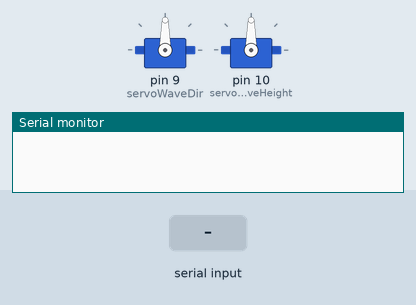
This sketch was run on a simulated Arduino Uno, built with avr-gcc and run on an emulated ATmega328P. Shown: 2 × servo, the last lines printed to the serial monitor. The test bench sets the inputs (shaded band).

Above: at 1.2 s.
1.3 s: "5\n" received over Serial
At 2.31 s:
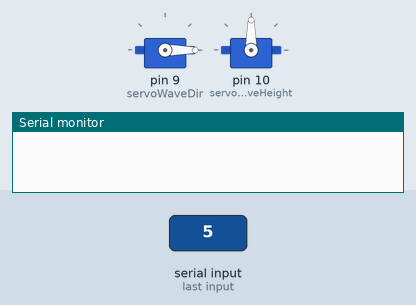
At 3.3 s:
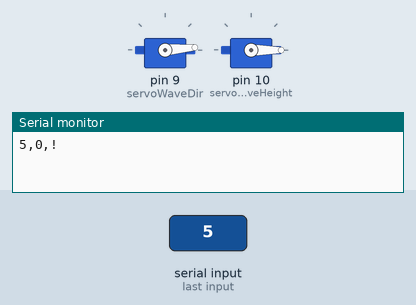
4.3 s: "90,45\n" received over Serial
At 4.91 s:
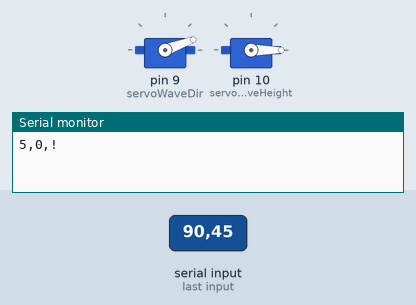
7.3 s: "30,150\n" received over Serial
16.3 s: "90\n" received over Serial
Timing chart, 0 to 23.3 s (numbered marks = the images above; inputs shaded):
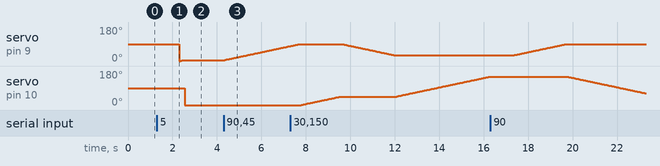

The sketch:

servo.ino
```cpp
#include <Servo.h>

Servo servoWaveDir;
Servo servoWaveHeight;

int waveDir = 0;
int waveHeight = 0;

void setup() {
  Serial.begin(9600);
  servoWaveDir.attach(9);
  servoWaveHeight.attach(10);
}

void loop() {
  if(Serial.available() > 0)
  {
    int tempWaveDir = Serial.parseInt();
    int tempWaveHeight = Serial.parseInt();

    moveWaveDir(tempWaveDir);
    moveWaveHeight(tempWaveHeight);

    Serial.print(waveDir);
    Serial.print(",");
    Serial.print(waveHeight);
    Serial.print(",");
    Serial.print("!");
  }
}

void moveWaveDir(int target)
{
  if(target >= waveDir)
  {
    for(int i=waveDir;i<=target;i++)
    {
      servoWaveDir.write(i);
      delay(40);
    }

  }else{
    for(int i=waveDir;i>=target;i--)
    {
      servoWaveDir.write(i);
      delay(40);
    }
  }
  waveDir = target;
}

void moveWaveHeight(int target)
{
  if(target >= waveHeight)
  {
    for(int i=waveHeight;i<=target;i++)
    {
      servoWaveHeight.write(i);
      delay(40);
    }

  }else{
    for(int i=waveHeight;i>=target;i--)
    {
      servoWaveHeight.write(i);
      delay(40);
    }
  }
  waveHeight = target;
}
```

Measured:
- after the input at 1.3 s, servo on pin 9 (servoWaveDir): 90° → 5° after 1.0 s; servo on pin 10 (servoWaveHeight): 90° → 0° after 1.2 s
- after the input at 4.3 s, servo on pin 9 (servoWaveDir): moves from 5° to 79° over 2.9 s, starting after 0.05 s
